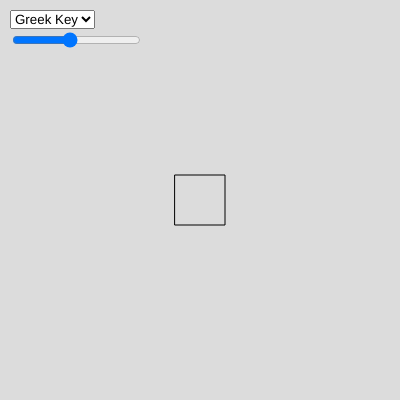
Frame 1 (no input)
Frame 2 (the mouse pressed at the canvas centre, redrawn once): identical to frame 1, image omitted

The p5.js sketch that drew this single still picture (run headless with seeded random() and noise() and a simulated clock; the mouse was pressed at the canvas centre and the sketch redrawn once):

// p5.js sketch
// ── sketch.js
let patternType; // Variable to store the selected pattern type
let patternSize; // Variable to store the pattern size

function setup() {
  createCanvas(400, 400);
  noLoop();

  // Create a dropdown menu for pattern selection
  patternType = createSelect();
  patternType.position(10, 10);
  patternType.option('Greek Key');
  patternType.option('Moorish');
  patternType.option('Egyptian');
  patternType.changed(generatePattern);

  // Create a slider for pattern size
  patternSize = createSlider(10, 100, 50);
  patternSize.position(10, 30);
  patternSize.changed(generatePattern);
}

function draw() {
  // Clear the canvas
  background(220);

  // Generate the pattern based on user selection
  generatePattern();
}

function generatePattern() {
  let type = patternType.value();
  let size = patternSize.value();

  // Draw the pattern based on the selected type
  if (type === 'Greek Key') {
    drawGreekKeyPattern(size);
  } else if (type === 'Moorish') {
    drawMoorishPattern(size);
  } else if (type === 'Egyptian') {
    drawEgyptianPattern(size);
  }
}

function drawGreekKeyPattern(size) {
  // Implement your Greek Key pattern generation logic here
  // This is just a placeholder example
  stroke(0);
  noFill();
  rectMode(CENTER);
  rect(width / 2, height / 2, size, size);
}

function drawMoorishPattern(size) {
  // Implement your Moorish pattern generation logic here
  // This is just a placeholder example
  stroke(0);
  noFill();
  ellipseMode(CENTER);
  ellipse(width / 2, height / 2, size, size);
}

function drawEgyptianPattern(size) {
  // Implement your Egyptian pattern generation logic here
  // This is just a placeholder example
  stroke(0);
  noFill();
  triangle(width / 2, height / 2 - size / 2, width / 2 + size / 2, height / 2 + size / 2, width / 2 - size / 2, height / 2 + size / 2);
}
